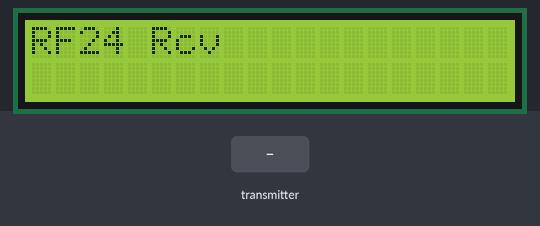
This sketch was run on a simulated Arduino Uno, built with avr-gcc and run on an emulated ATmega328P. Parts: 20×2 character LCD. The test bench sets the inputs (shaded band). No radio packets arrive unless stated; what the sketch prints to the serial monitor is not drawn.

Above: at 2.2 s.
2.3 s: the transmitter starts sending tempF = 0
At 3.5 s:
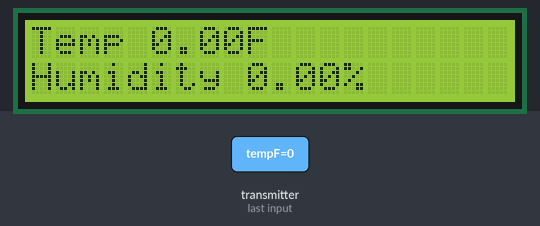
3.8 s: the transmitter starts sending humidity = 25
At 5.0 s:
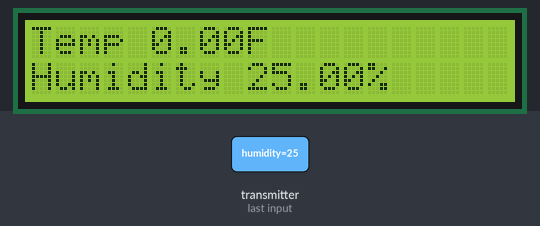
5.3 s: the transmitter starts sending humidity = 0
At 6.5 s:
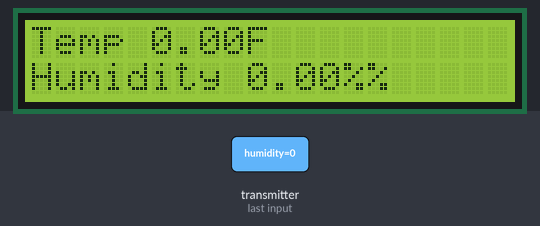
6.8 s: the transmitter starts sending tempF = 25
At 8.0 s:
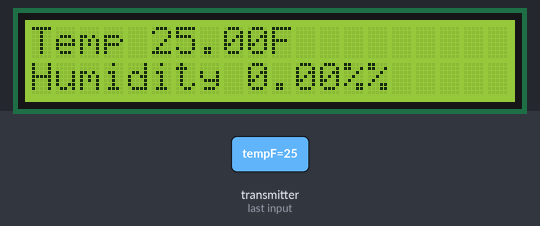
8.4 s: the transmitter starts sending tempF = 0
At 9.6 s:
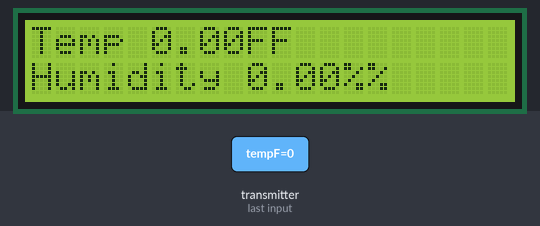
9.9 s: the transmitter starts sending humidity = 50
At 11.0 s:
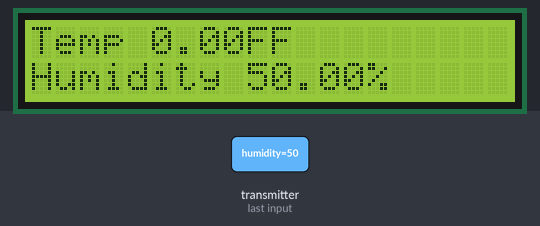
Timing chart, 0 to 12.4 s (numbered marks = the images above; inputs shaded):
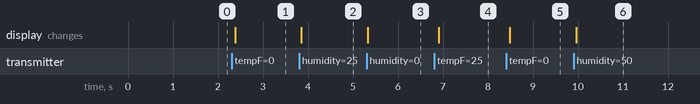

The sketch:

DHT11_Wireless_Rcv.ino
```cpp
#include "dht11.h"
#include <RF24.h>
#include <LiquidCrystal.h>

// analog pins
#define DHT_PIN A0

dht11 DHT;

LiquidCrystal lcd(3, 2, 10, 9, 8, 7);

// pin connections for RF 24
// SCK pin 5 to arduino SPI/SCK (D13)
// MOSI pin 6 to arduino SPI/MOSI (D11)
// MISO pin 7 to arduino SPI/MISO (D12)
// arguments are (RF24 pin 3, RF24 pin 4)
RF24 receiver(5, 6);

const byte address[6] = "10101";

String rcvMessage = "";

struct Payload
{
  float tempF;
  float humidity;
};

struct Payload payload;

void setup(){
  Serial.begin(115200);

  lcd.begin(20, 2);
  lcd.print("RF24 Rcv");

  receiver.begin();
  receiver.setChannel(100);
  receiver.setPALevel(RF24_PA_MAX);
  receiver.setDataRate(RF24_250KBPS);
  receiver.openReadingPipe(0, address);
  receiver.startListening();

  delay(1000); //Wait before accessing Sensors

  Serial.println("RF24 Receive\n\n");
}

void loop(){

  if( receiver.available() )
  {
      receiver.read( &payload, sizeof(payload) );

      rcvMessage = "T " + String(payload.tempF) + "F, rh " + String(payload.humidity) + "%";

      Serial.println(rcvMessage);

      rcvMessage = "Temp " + String(payload.tempF) + "F";
      lcd.setCursor(0, 0);
      lcd.print(rcvMessage);

      rcvMessage = "Humidity " + String(payload.humidity) + "%";
      lcd.setCursor(0, 1);
      lcd.print(rcvMessage);
  }

  delay(100);
}
```

Measured:
- after the input at 2.3 s, the display: changes after 0.08 s (image 1)
- after the input at 3.8 s, the display: changes after 0.05 s (image 2)
- after the input at 5.3 s, the display: changes at once (image 3)
- after the input at 6.8 s, the display: changes after 0.11 s (image 4)
- after the input at 8.4 s, the display: changes after 0.09 s (image 5)
- after the input at 9.9 s, the display: changes after 0.06 s (image 6)
